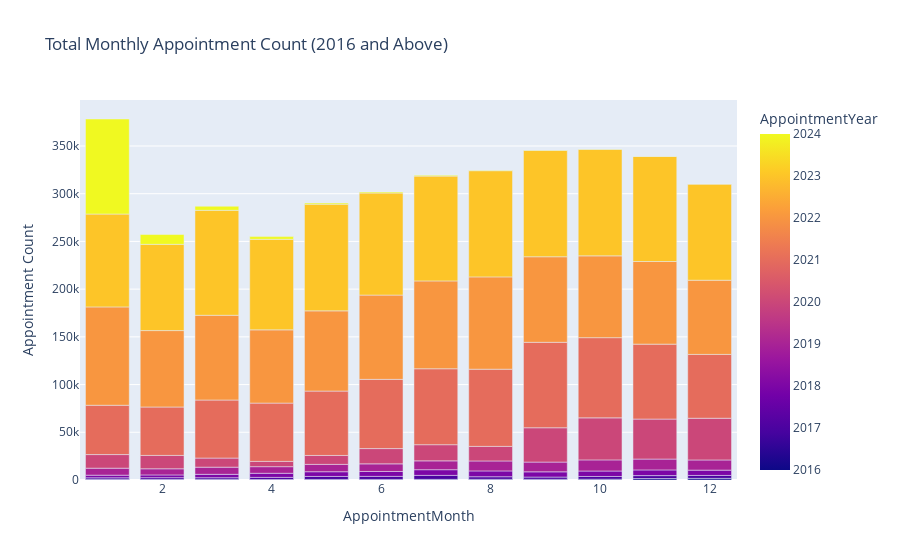

Notebook code for this chart:
### Markdown cell above
As observed, Q3 2023 has the highest appointment count, followed by Q4 2023.

### Code cell
monthly_query = '''
    SELECT
        YEAR(StartTime) AS AppointmentYear,
        MONTH(StartTime) AS AppointmentMonth,
        COUNT(*) AS TotalAppointmentCount,
        AVG(COUNT(*)) OVER (PARTITION BY MONTH(StartTime)) AS AverageAppointmentCount
    FROM
        Appointments
    WHERE
        YEAR(StartTime) >= 2016 AND
        YEAR(StartTime) <= 2024
    GROUP BY
        AppointmentYear, AppointmentMonth
    ORDER BY
        AppointmentYear, AppointmentMonth;
'''

# Execute the query and load the result into a DataFrame
monthly_df = pd.read_sql_query(monthly_query, engine)

# # Display the DataFrame
# print(monthly_df)

# # Plot bar charts for both total and average monthly counts
# plt.figure(figsize=(12, 6))

# # Total Monthly Count
# sns.barplot(x='AppointmentMonth', y='TotalAppointmentCount',
#             hue='AppointmentYear', data=monthly_df)
# plt.title('Total Monthly Appointment Count (2016 and Above)')
# plt.xlabel('Month')
# plt.ylabel('Appointment Count')
# plt.legend(title='Year', loc='upper right')
# plt.show()

fig_total = px.bar(monthly_df, x='AppointmentMonth', y='TotalAppointmentCount',
                   color='AppointmentYear',
                   labels={'TotalAppointmentCount': 'Appointment Count'},
                   title='Total Monthly Appointment Count (2016 and Above)')

# Show the interactive plot for total monthly count
fig_total.show()

### Figure 1 — Plotly figure (JSON) as saved in the notebook; plotly's stock layout.template omitted (floating-point values rounded to 4 significant figures)
{"data": [{"alignmentgroup": "True", "hovertemplate": "AppointmentMonth=%{x}<br>Appointment Count=%{y}<br>AppointmentYear=%{marker.color}<extra></extra>", "legendgroup": "", "marker": {"color": [2016, 2016, 2016, 2016, 2016, 2016, 2016, 2016, 2016, 2016, 2016, 2016, 2017, 2017, 2017, 2017, 2017, 2017, 2017, 2017, 2017, 2017, 2017, 2017, 2018, 2018, 2018, 2018, 2018, 2018, 2018, 2018, 2018, 2018, 2018, 2018, 2019, 2019, 2019, 2019, 2019, 2019, 2019, 2019, 2019, 2019, 2019, 2019, 2020, 2020, 2020, 2020, 2020, 2020, 2020, 2020, 2020, 2020, 2020, 2020, 2021, 2021, 2021, 2021, 2021, 2021, 2021, 2021, 2021, 2021, 2021, 2021, 2022, 2022, 2022, 2022, 2022, 2022, 2022, 2022, 2022, 2022, 2022, 2022, 2023, 2023, 2023, 2023, 2023, 2023, 2023, 2023, 2023, 2023, 2023, 2023, 2024, 2024, 2024, 2024, 2024, 2024, 2024, 2024, 2024, 2024, 2024, 2024], "coloraxis": "coloraxis", "pattern": {"shape": ""}}, "name": "", "offsetgroup": "", "orientation": "v", "showlegend": false, "textposition": "auto", "type": "bar", "x": [1, 2, 3, 4, 5, 6, 7, 8, 9, 10, 11, 12, 1, 2, 3, 4, 5, 6, 7, 8, 9, 10, 11, 12, 1, 2, 3, 4, 5, 6, 7, 8, 9, 10, 11, 12, 1, 2, 3, 4, 5, 6, 7, 8, 9, 10, 11, 12, 1, 2, 3, 4, 5, 6, 7, 8, 9, 10, 11, 12, 1, 2, 3, 4, 5, 6, 7, 8, 9, 10, 11, 12, 1, 2, 3, 4, 5, 6, 7, 8, 9, 10, 11, 12, 1, 2, 3, 4, 5, 6, 7, 8, 9, 10, 11, 12, 1, 2, 3, 4, 5, 6, 7, 8, 9, 10, 11, 12], "xaxis": "x", "y": [588, 539, 598, 570, 597, 613, 663, 721, 749, 823, 1541, 1726, 1675, 1892, 1796, 2172, 3132, 3184, 4173, 2691, 2295, 2864, 3059, 3056, 2788, 2889, 3543, 4300, 4932, 5126, 5952, 6105, 5518, 5714, 5974, 5548, 7331, 6428, 7503, 6935, 7694, 7991, 9270, 10459, 10202, 11672, 11362, 10672, 14260, 14019, 9537, 5538, 9355, 16014, 16941, 15245, 35984, 44036, 41886, 43717, 51688, 50723, 60824, 61060, 67461, 72516, 79573, 80888, 89542, 84042, 78544, 66875, 103028, 80072, 88814, 76738, 84054, 88309, 92039, 96730, 89642, 85703, 86577, 77731, 97305, 90382, 109960, 94885, 111776, 106977, 109825, 111268, 111484, 111613, 110039, 100708, 99606, 10264, 4270, 2826, 1269, 1125, 938, 395, 396, 365, 218, 194], "yaxis": "y"}], "layout": {"barmode": "relative", "coloraxis": {"colorbar": {"title": {"text": "AppointmentYear"}}, "colorscale": [[0, "#0d0887"], [0.1111, "#46039f"], [0.2222, "#7201a8"], [0.3333, "#9c179e"], [0.4444, "#bd3786"], [0.5556, "#d8576b"], [0.6667, "#ed7953"], [0.7778, "#fb9f3a"], [0.8889, "#fdca26"], [1, "#f0f921"]]}, "legend": {"tracegroupgap": 0}, "title": {"text": "Total Monthly Appointment Count (2016 and Above)"}, "xaxis": {"anchor": "y", "domain": [0, 1], "title": {"text": "AppointmentMonth"}}, "yaxis": {"anchor": "x", "domain": [0, 1], "title": {"text": "Appointment Count"}}}}
